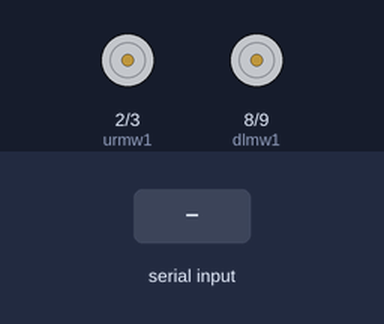
The sketch below on a simulated Arduino Uno, built with avr-gcc and run on an emulated ATmega328P. On the bench: motor-driver pin pairs drawn as motors (green arrow = first pin HIGH = forward, orange = second pin HIGH = backward, longer = more drive). The inputs (shaded band) are chosen by the test bench.

Above: at 1.2 s.
1.3 s: "F" received over Serial
At 2.5 s:
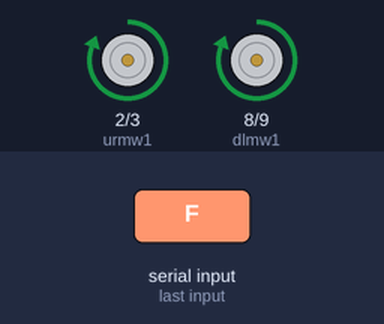
2.8 s: "B" received over Serial
At 3.8 s:
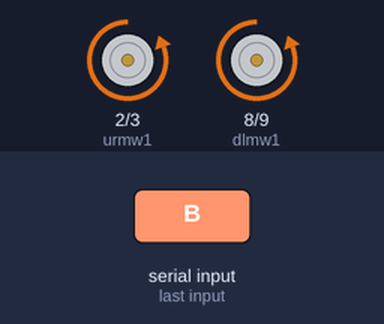
4.3 s: "L" received over Serial
At 5.0 s:
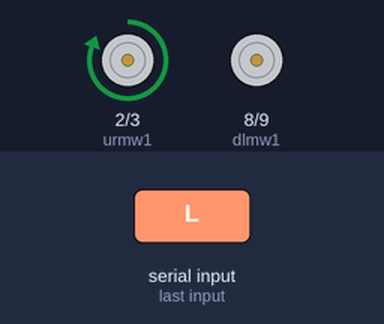
5.8 s: "R" received over Serial
At 6.1 s:
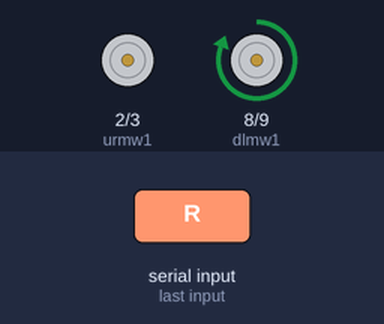
7.3 s: "S" received over Serial
At 8.4 s:
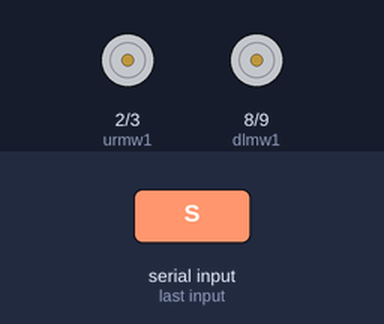
Timing chart, 0 to 9.8 s (numbered marks = the images above; inputs shaded):
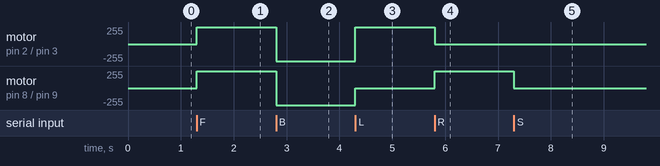

The sketch:

Control_L293d_one_BOmotor.ino
```cpp
// Motor control pins
const int urmw1 = 2; // Motor driver input 1 (e.g., L298N IN1)
const int urmw2 = 3; // Motor driver input 2 (e.g., L298N IN2)
const int dlmw1 = 8; // Motor driver input 3
const int dlmw2 = 9; // Motor driver input 4

void setup() {
  // Set the motor control pins as outputs
  pinMode(urmw1, OUTPUT);
  pinMode(urmw2, OUTPUT);
  pinMode(dlmw1, OUTPUT);
  pinMode(dlmw2, OUTPUT);

  // Initialize the serial communication for Bluetooth
  Serial.begin(9600);
}

void loop() {
  if (Serial.available()) {
    char command = Serial.read();
    switch (command) {
      case 'F': // Forward
        digitalWrite(urmw1, HIGH);
        digitalWrite(urmw2, LOW);
        digitalWrite(dlmw1, HIGH);
        digitalWrite(dlmw2, LOW);
        break;

      case 'B': // Backward
        digitalWrite(urmw1, LOW);
        digitalWrite(urmw2, HIGH);
        digitalWrite(dlmw1, LOW);
        digitalWrite(dlmw2, HIGH);
        break;
      case 'S': // Stop
        digitalWrite(urmw1, LOW);
        digitalWrite(urmw2, LOW);
        digitalWrite(dlmw1, LOW);
        digitalWrite(dlmw2, LOW);
        break;

       case 'L': // Left
        digitalWrite(urmw1, HIGH);
        digitalWrite(urmw2, LOW);
        digitalWrite(dlmw1, LOW);
        digitalWrite(dlmw2, LOW);
        break;

       case 'R': // Left
        digitalWrite(urmw1, LOW);
        digitalWrite(urmw2, LOW);
        digitalWrite(dlmw1, HIGH);
        digitalWrite(dlmw2, LOW);
        break;
    }
  }
}
```

Measured:
- after the input at 1.3 s, motor on pin 2 (urmw1) / pin 3 (urmw2), motor on pin 8 (dlmw1) / pin 9 (dlmw2): stopped → forward 255/255 at once
- after the input at 2.8 s, motor on pin 2 (urmw1) / pin 3 (urmw2), motor on pin 8 (dlmw1) / pin 9 (dlmw2): forward 255/255 → backward 255/255 at once
- after the input at 4.3 s, motor on pin 2 (urmw1) / pin 3 (urmw2): backward 255/255 → forward 255/255 at once; motor on pin 8 (dlmw1) / pin 9 (dlmw2): backward 255/255 → stopped at once
- after the input at 5.8 s, motor on pin 2 (urmw1) / pin 3 (urmw2): forward 255/255 → stopped at once; motor on pin 8 (dlmw1) / pin 9 (dlmw2): stopped → forward 255/255 at once
- after the input at 7.3 s, motor on pin 8 (dlmw1) / pin 9 (dlmw2): forward 255/255 → stopped at once
